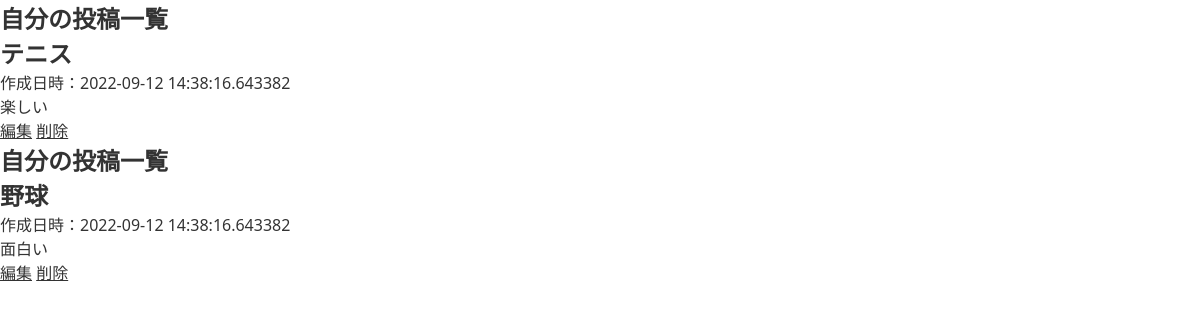
Page /user/show (signed in) on the committed database.
### app.py (models this page shows)
class BlogArticle(db.Model):
    __tablename__ = 'BlogArticle'
    id = db.Column(db.Integer, primary_key=True)
    title = db.Column(db.String(50), nullable=False)
    body = db.Column(db.String(500), nullable=False)
    created_at = db.Column(db.DateTime, nullable=False, default=datetime.now(pytz.timezone('Asia/Tokyo')))
    user_id = db.Column(db.Integer, db.ForeignKey('users.id'), nullable=False)

### app.py (the view)
@app.route('/user/show')
def show_user():
    user_id = current_user.id
    blogarticles = BlogArticle.query.filter_by(user_id=user_id).all()
    return render_template('show_user.html', blogarticles=blogarticles)

### app.py (called while the page is built)
@login_manager.user_loader
def load_user(user_id):
    return User.query.get(int(user_id))

### templates/show_user.html
{% extends 'base.html' %}
{% block content %}
{% for blogarticle in blogarticles %}
<article>
<h1>自分の投稿一覧</h1>
<h2>{{ blogarticle.title }}</h2>
<p>作成日時：{{ blogarticle.created_at }}</p>
<p>{{ blogarticle.body }}</p>
<a href="/update/{{ blogarticle.id }}" role="button">編集</a>
<a href="/delete/{{ blogarticle.id }}" role="button">削除</a>
</article>
{% endfor %}
{% endblock %}

### static/css/styles.css (style rules this page uses)
html, body, ul, ol, li, h1, h2, h3, h4, h5, h6, p, form, input, div { margin: 0; padding: 0; }
* { box-sizing: border-box; font-family: "Noto Sans", "游ゴシック Medium", YuGothic, "游ゴシック体", "ヒラギノ角ゴ Pro W3", "メイリオ", sans-serif; color: #333; }

### rows in the picture
BlogArticle: title "テニス", created_at "2022-09-12 14:38:16.643382", body "楽しい"
BlogArticle: title "野球", created_at "2022-09-12 14:38:16.643382", body "面白い"
